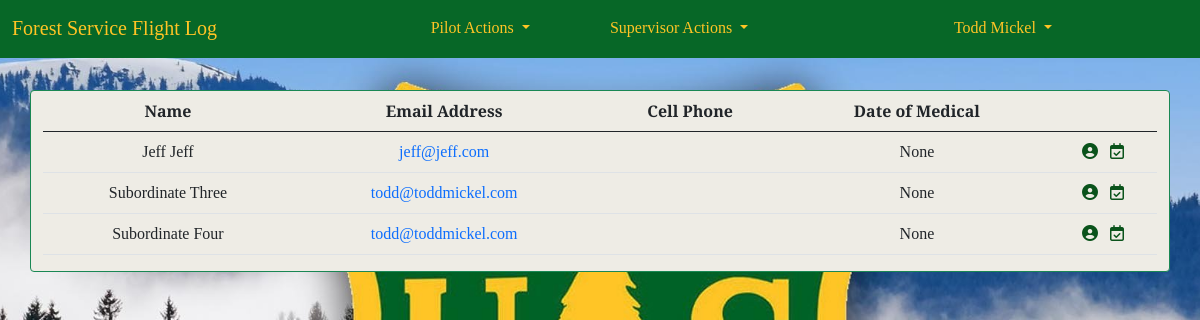
The app's page /pilot_currency/board/ (signed in), older data.
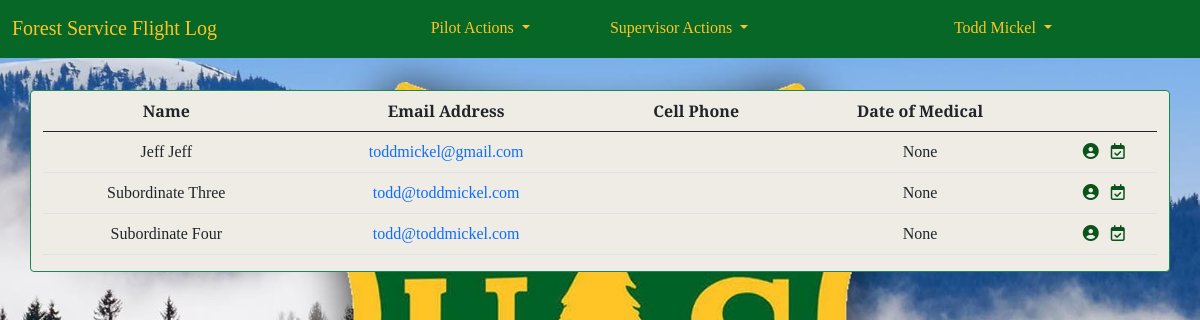
The same page, newer data.
### accounts/models.py (models this page shows, shortened)
class CustomUser(AbstractUser):
    REGION_CHOICES = [
        ('1', '1 - Northern'),
        ('2', '2 - Rocky Mountain'),
        ('3', '3 - Southwestern'),
        ('4', '4 - Intermountain'),
        ('5', '5 - Pacific Southwest'),
        ('6', '6 - Pacific Northwest'),
        ('8', '8 - Southern'),
        ('9', '9 - Eastern'),
        ('10', '10 - Alaska'),
        ('WO', 'Washington Office'),
    ]
    '''username = None
    email = models.EmailField(_('email address'), unique=True)'''
    region = models.CharField(
        max_length=4,
        choices=REGION_CHOICES,
        default='WO',
        null=False,
        blank=False
        )
    base = models.CharField(max_length=20, blank=True)
    office_phone = models.CharField(max_length=12, blank=True)
    cell_phone = models.CharField(max_length=12, blank=True)
    date_of_hire = models.DateField(null=True, blank=True)
    pilot_cert_number = models.CharField(max_length=20, blank=True)
    atp = models.BooleanField(default=False)
    cfi = models.BooleanField(default=False)
    cfii = models.BooleanField(default=False)
    mei = models.BooleanField(default=False)
    commercial_rating = models.BooleanField(default=False)
    medical_class = models.IntegerField(null=True, blank=True)
    date_of_medical = models.DateField(null=True, blank=True)
    user_supervisor = models.ForeignKey(
        'self',
        on_delete=models.PROTECT,
        limit_choices_to={'is_supervisor': True},
        blank=True,
        null=True
        )
    is_supervisor = models.BooleanField(default=False)
    is_captain = models.BooleanField(default=False)
    smokejumper_msn_eval_date = models.DateField(null=True, blank=True)
    equipment_eval_date = models.DateField(null=True, blank=True)
    order = ('username',)
    USERNAME_FIELD = 'username'
    REQUIRED_FIELDS = []

### pilot_currency/views.py (the view)
# urls.py: path('board/', CurrencyBoardView.as_view(), name='currency_board')
class CurrencyBoardView(LoginRequiredMixin, ListView):
    template_name = 'currency_board.html'
    model = CustomUser
    today = date.today()
    def get_queryset(self):
        qs = super().get_queryset()
        return qs.filter(user_supervisor=self.request.user.id)
    """ def get_context_data(self, **kwargs):
        context = super().get_context_data(**kwargs)
        context['user'] =  """

### templates/currency_board.html (shortened to what this page needs)
{% extends 'base.html' %}
{% load crispy_forms_tags %}
{% block content %}
<div class="container border border-success rounded">
    <table class="table table-hover">
        <thead>
            <tr>
                <th scope="col">Name</th>
                <th scope="col">Email Address</th>
                <th scope="col">Cell Phone</th>
                <th scope="col">Date of Medical</th>
                <th scope="col"></th>
            </tr>
        </thead>
        <tbody>
            {% for pilot in object_list %}
                <tr>
                    <td>{{ pilot.first_name }} {{pilot.last_name }}</td>
                    <td><a href="mailto:{{ pilot.email }}">{{ pilot.email }}</a></td>
                    <td>{{ pilot.cell_phone }}</td>
                    <td>{{ pilot.date_of_medical }}</td>
                    <td>
                        <a href="{% url 'profile' pilot.id %}" title="Edit profile">
                            <i class="fas fa-user-circle"></i>
                        </a>
                        <a href="{% url 'currency_detail' pilot.id %}" title="View Currency">
                            <i class="far fa-calendar-check"></i>
                        </a>
                    </td>
                </tr>
            {% endfor %}
        </tbody>
    </table>
</div>
{% endblock content %}

### templates/base.html (shortened to what this page needs)
{% load static %}
<!DOCTYPE html>
<html>
    <head>
        <link href="https://cdn.jsdelivr.net/npm/bootstrap@5.1.0/dist/css/bootstrap.min.css" rel="stylesheet"
>
        <link
            href="{% static 'css/base.css' %}"
            rel="stylesheet">
    </head>
    <body>
        <nav class="navbar navbar-expand-lg navbar-nb2">
            <div class="container-fluid">
                <a class="navbar-brand" href="{% url 'home' %}">Forest Service Flight Log</a>
                <div class="collapse navbar-collapse" id="navbarSupportedContent">
                {% if user.is_authenticated %}
                    <ul class="navbar-nav mx-auto mb-2 mb-lg-0">
                        <li class="nav-item dropdown">
                            <a class="nav-link active dropdown-toggle pa_1" href="#" id="navbarDropdown" role="button" data-bs-toggle="dropdown">
                                Pilot Actions
                            </a>
                        </li>
                        {% if user.is_supervisor %}
                        <li class="nav-item dropdown">
                            <a class="nav-link active dropdown-toggle pa_1" href="#" id="SupDropdown" role="button" data-bs-toggle="dropdown">
                                Supervisor Actions
                            </a>
                        </li>
                        {% endif %}
                    </ul>
                    <ul class="navbar-nav flex-row-reverse">
                        <li class="nav-item dropdown">
                            <a class="nav-link active dropdown-toggle pw_1" href="#" id="profileDropdown" role="button" data-bs-toggle="dropdown">
                                {{ user.get_full_name }}
                            </a>
                        </li>
                    </ul>
                    {% endif %}
                </div>
            </div>
        </nav>
        {% block content %}
        {% endblock content %}
    </body>
</html>

### static/css/base.css (style rules this page uses)
:root { --background: #eeece5; --brown_primary: #2e1e12; --brown_darker: #261f1b; --brown_darkest: #212121; --green_primary: #076727; --green_darkest: #073d11; --green_dark: #0a531b; --blue: #9bdaf1; --light_blue: #e1f3f8; --red_secondary: #e31c3d; --red_darkest: #981b1e; --red_dark: #cd2026; --red_light: #e59393; --red_lightest: #f9dede; --fs_gold: #ffc425; }
body { font-family: 'Playfair Display', serif; background: var(--background) url("/static/img/sf_logo4.jpg") no-repeat; background-size: cover; background-position: center center; background-repeat: no-repeat; background-attachment: fixed; background-size: cover; color: black; }
a { text-decoration: none; }
.fas, .far { color: var(--green_dark); text-decoration: none }
.navbar { background-color: var(--green_primary); border-bottom: 2px solid var(--green_primary); margin-bottom: 2rem; display: flex; }
.navbar-brand { color:var(--fs_gold); }
.pa_1 { color:var(--fs_gold); }
.pw_1 { color: var(--fs_gold); margin-right: 8rem; }
.container { text-align: center; background-color: var(--background); }
@media only screen and (min-width: 768px) { body { width:auto; margin-left:auto; margin-right:auto; } }
@media only screen and (min-width: 600px) { body { display: 50%; } }

Row changes from the older to the newer data that the page shows:
changed CustomUser "Jeff": email "jeff@jeff.com" → "toddmickel@gmail.com"
